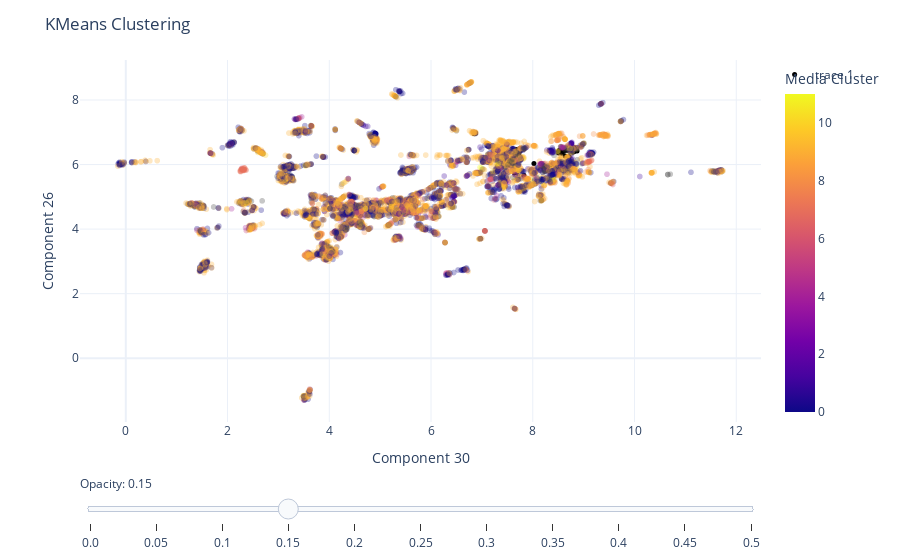

Here is the notebook cell this chart was saved with:
### Markdown cell above
### n dimensions

### Code cell
# Plot the training points
fig = px.scatter(
    data_frame = train_df,
    x = "Component 30",
    y = "Component 26", # Change components to visualize each of the 30 dimensions
    color = "Media Cluster",
    hover_data = ["taxon_id", "Target", "KMeans Cluster"],
    opacity = 0.3
) 

# Add the test points as a scatter trace
fig.add_trace(
    go.Scatter(
        x=test_df["Component 30"],  # x coordinates
        y=test_df["Component 26"],  # y coordinates
        mode='markers',
        marker=dict(
            color='black',  
            size=5,  
            opacity=1.0 
        ),
        text=test_df["taxon_id"]  # marker hover text
    )
)

# Opacity slider
steps = []
for i in range(11):  # 0 to 1 in steps of 0.1
    step = dict(
        method="restyle",
        args=[{"marker.opacity": [i/20]}, [0]],  # Adjust opacity of the first trace only
        label=str(i/20)
    )
    steps.append(step)
sliders = [dict(
    active=3,  # initial value corresponding to opacity=0.3
    currentvalue={"prefix": "Opacity: "},
    pad={"t": 50},
    steps=steps
)]

fig.update_layout(
    sliders=sliders,
    title="KMeans Clustering",
    template="plotly_white",
)

fig.show()

### Figure 1 — Plotly figure (JSON) as saved in the notebook; plotly's stock layout.template omitted (floating-point values rounded to 4 significant figures; data arrays with more than 128 entries replaced by an {"elided": "..."} marker saying what was removed)
{"data": [{"customdata": {"elided": "8464x3 mixed values"}, "hovertemplate": "Component 30=%{x}<br>Component 26=%{y}<br>taxon_id=%{customdata[0]}<br>Target=%{customdata[1]}<br>KMeans Cluster=%{customdata[2]}<br>Media Cluster=%{marker.color}<extra></extra>", "legendgroup": "", "marker": {"color": {"elided": "8464 int values"}, "coloraxis": "coloraxis", "opacity": 0.3, "symbol": "circle"}, "mode": "markers", "name": "", "showlegend": false, "type": "scattergl", "x": {"elided": "8464 float values"}, "xaxis": "x", "y": {"elided": "8464 float values"}, "yaxis": "y"}, {"marker": {"color": "black", "opacity": 1, "size": 5}, "mode": "markers", "text": {"elided": "247 str values"}, "type": "scatter", "x": {"elided": "247 float values"}, "y": {"elided": "247 float values"}}], "layout": {"coloraxis": {"colorbar": {"title": {"text": "Media Cluster"}}, "colorscale": [[0, "#0d0887"], [0.1111, "#46039f"], [0.2222, "#7201a8"], [0.3333, "#9c179e"], [0.4444, "#bd3786"], [0.5556, "#d8576b"], [0.6667, "#ed7953"], [0.7778, "#fb9f3a"], [0.8889, "#fdca26"], [1, "#f0f921"]]}, "legend": {"tracegroupgap": 0}, "margin": {"t": 60}, "sliders": [{"active": 3, "currentvalue": {"prefix": "Opacity: "}, "pad": {"t": 50}, "steps": [{"args": [{"marker.opacity": [0]}, [0]], "label": "0.0", "method": "restyle"}, {"args": [{"marker.opacity": [0.05]}, [0]], "label": "0.05", "method": "restyle"}, {"args": [{"marker.opacity": [0.1]}, [0]], "label": "0.1", "method": "restyle"}, {"args": [{"marker.opacity": [0.15]}, [0]], "label": "0.15", "method": "restyle"}, {"args": [{"marker.opacity": [0.2]}, [0]], "label": "0.2", "method": "restyle"}, {"args": [{"marker.opacity": [0.25]}, [0]], "label": "0.25", "method": "restyle"}, {"args": [{"marker.opacity": [0.3]}, [0]], "label": "0.3", "method": "restyle"}, {"args": [{"marker.opacity": [0.35]}, [0]], "label": "0.35", "method": "restyle"}, {"args": [{"marker.opacity": [0.4]}, [0]], "label": "0.4", "method": "restyle"}, {"args": [{"marker.opacity": [0.45]}, [0]], "label": "0.45", "method": "restyle"}, {"args": [{"marker.opacity": [0.5]}, [0]], "label": "0.5", "method": "restyle"}]}], "title": {"text": "KMeans Clustering"}, "xaxis": {"anchor": "y", "domain": [0, 1], "title": {"text": "Component 30"}}, "yaxis": {"anchor": "x", "domain": [0, 1], "title": {"text": "Component 26"}}}}
